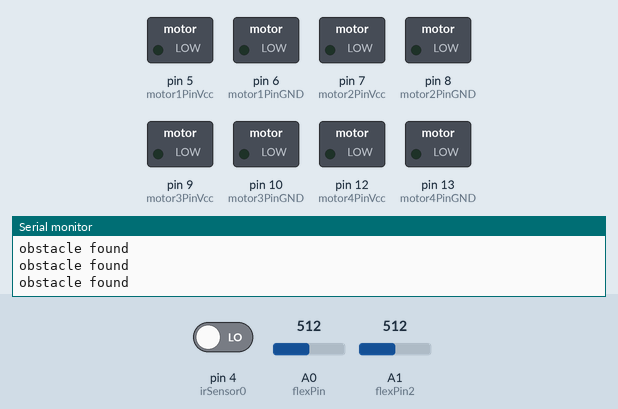
A sketch run on a simulated Arduino Uno, built with avr-gcc and run on an emulated ATmega328P. On the bench: switched loads named in the sketch (green lamp = pin HIGH), the last lines printed to the serial monitor. The test bench sets the inputs (shaded band); at power-on: A1 (flexPin2) = 512, A0 (flexPin) = 512, pin 4 (irSensor0) LOW.

Above: at 1.2 s.
1.3 s: A1 (flexPin2) set to 832
4.3 s: A1 (flexPin2) set to 866
At 5.4 s:
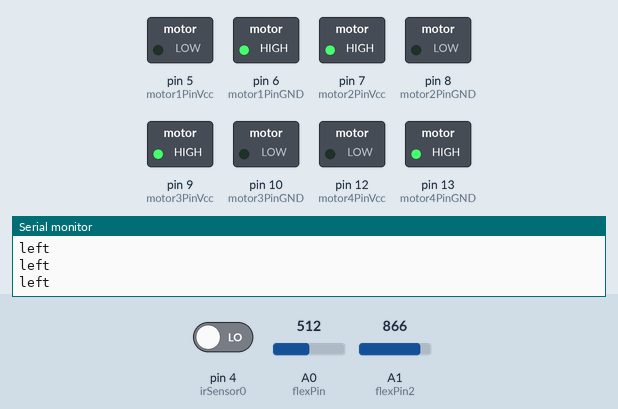
5.8 s: A0 (flexPin) set to 789
7.3 s: A0 (flexPin) set to 807
At 7.9 s:
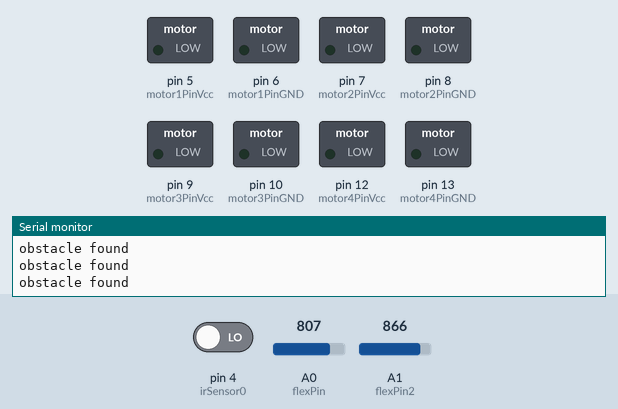
8.8 s: A1 (flexPin2) set to 840
At 9.5 s:
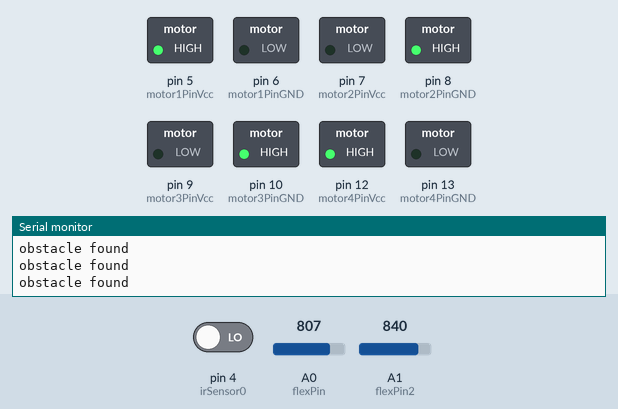
Timing chart, 0 to 11.3 s (numbered marks = the images above; inputs shaded):
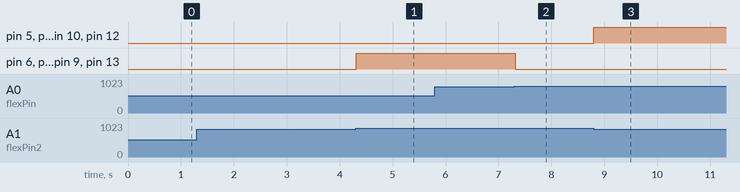

Measured:
- the behaviour switches between 850 and 851 on A1 (flexPin2) (found by bisection; images 0 and 1)
- the behaviour switches between 800 and 801 on A0 (flexPin) (found by bisection; images 1 and 2)
- after the input at 4.3 s, pin 6 (motor1PinGND), pin 7 (motor2PinVcc), pin 9 (motor3PinVcc), pin 13 (motor4PinGND): LOW → HIGH at once
- after the input at 7.3 s, pin 6 (motor1PinGND), pin 7 (motor2PinVcc), pin 9 (motor3PinVcc), pin 13 (motor4PinGND): HIGH → LOW at once
- after the input at 8.8 s, pin 5 (motor1PinVcc), pin 8 (motor2PinGND), pin 10 (motor3PinGND), pin 12 (motor4PinVcc): LOW → HIGH at once

The sketch:

GestureControlledCar.ino
```cpp
//Constants:

const int motor1PinVcc = 5;
const int motor1PinGND = 6;
const int motor2PinVcc = 7;
const int motor2PinGND = 8;
const int motor3PinGND = 10;
const int motor3PinVcc = 9;
const int motor4PinGND = 13;
const int motor4PinVcc = 12;

const int flexPin = A0;
const int flexPin2 = A1;
const int irSensor0 = 4;//reverseSensor
const int irSensor1 = 2;//forwardSensor


//Variables:
int value; //save analog value
int value2; //save analog value
int obstacleValue ;

void setup(){
  pinMode(irSensor0,INPUT);
  pinMode(irSensor1,INPUT);
  pinMode(motor1PinVcc, OUTPUT);
  pinMode(motor1PinGND, OUTPUT);
  pinMode(motor2PinVcc, OUTPUT);
  pinMode(motor2PinGND, OUTPUT);
  pinMode(motor3PinVcc, OUTPUT);
  pinMode(motor3PinGND, OUTPUT);
  pinMode(motor4PinVcc, OUTPUT);
  pinMode(motor4PinGND, OUTPUT);
  Serial.begin(9600);       //Begin serial communication

}

void loop(){
  obstacleValue =digitalRead(irSensor0);


  value = analogRead(flexPin);
  value2 = analogRead(flexPin2);
  if((value > 800) && (value2 > 850) && (digitalRead(irSensor0)==HIGH) && (digitalRead(irSensor1)==HIGH) ){


      Serial.println("reverse");
   digitalWrite(motor1PinVcc, LOW);
   digitalWrite(motor1PinGND, HIGH);
   digitalWrite(motor2PinVcc, LOW);
   digitalWrite(motor2PinGND, HIGH);
   digitalWrite(motor3PinVcc, LOW);
   digitalWrite(motor3PinGND, HIGH);
   digitalWrite(motor4PinVcc, LOW);
   digitalWrite(motor4PinGND, HIGH);
   //delay (50);


  }else{

    if((value > 800 && !(value2 > 850))){

       digitalWrite(motor1PinVcc, HIGH);
       digitalWrite(motor1PinGND, LOW);
       digitalWrite(motor2PinVcc, LOW);
       digitalWrite(motor2PinGND, HIGH);
       digitalWrite(motor3PinVcc, LOW);
       digitalWrite(motor3PinGND, HIGH);
       digitalWrite(motor4PinVcc, HIGH);
       digitalWrite(motor4PinGND, LOW);


 }else{

   if((value2 > 850 && !(value >800 ))){

       Serial.println("left");
       digitalWrite(motor1PinVcc, LOW);
       digitalWrite(motor1PinGND, HIGH);
       digitalWrite(motor2PinVcc, HIGH);
       digitalWrite(motor2PinGND, LOW);
       digitalWrite(motor3PinVcc, HIGH);
       digitalWrite(motor3PinGND, LOW);
       digitalWrite(motor4PinVcc, LOW);
       digitalWrite(motor4PinGND, HIGH);


   }else{
    if((digitalRead(irSensor0)==LOW)  || (digitalRead(irSensor1)==LOW) ){

   Serial.println("obstacle found");
   digitalWrite(motor1PinVcc, LOW);
   digitalWrite(motor1PinGND, LOW);
   digitalWrite(motor2PinVcc, LOW);
   digitalWrite(motor2PinGND, LOW);
   digitalWrite(motor3PinVcc, LOW);
   digitalWrite(motor3PinGND, LOW);
   digitalWrite(motor4PinVcc, LOW);
   digitalWrite(motor4PinGND, LOW);
    }
    else{
      //stop state
   digitalWrite(motor1PinVcc, LOW);
   digitalWrite(motor1PinGND, LOW);
   digitalWrite(motor2PinVcc, LOW);
   digitalWrite(motor2PinGND, LOW);
   digitalWrite(motor3PinVcc, LOW);
   digitalWrite(motor3PinGND, LOW);
   digitalWrite(motor4PinVcc, LOW);
   digitalWrite(motor4PinGND, LOW);


    }
   }

 }

  }


}
```
